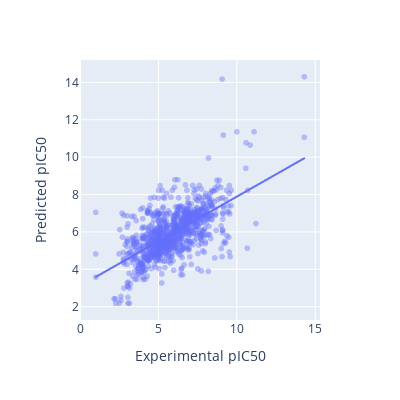

Write notebook code for a chart like this one.
### Code cell
y_pred = model.predict(x_test)
fig = px.scatter(x=y_test,y=y_pred, opacity=0.4, trendline="ols", height=400, width=400)
fig.update_layout(xaxis_title="Experimental pIC50", yaxis_title="Predicted pIC50")
fig.show()

### Figure 1 — Plotly figure (JSON) as saved in the notebook; plotly's stock layout.template omitted (floating-point values rounded to 4 significant figures; data arrays with more than 128 entries replaced by an {"elided": "..."} marker saying what was removed)
{"data": [{"hovertemplate": "x=%{x}<br>y=%{y}<extra></extra>", "legendgroup": "", "marker": {"color": "#636efa", "opacity": 0.4, "symbol": "circle"}, "mode": "markers", "name": "", "showlegend": false, "type": "scattergl", "x": {"elided": "1009 float values"}, "xaxis": "x", "y": {"elided": "1009 float values"}, "yaxis": "y"}, {"hovertemplate": "<b>OLS trendline</b><br>y = 0.477387 * x + 3.11529<br>R<sup>2</sup>=0.394323<br><br>x=%{x}<br>y=%{y} <b>(trend)</b><extra></extra>", "legendgroup": "", "marker": {"color": "#636efa", "symbol": "circle"}, "mode": "lines", "name": "", "showlegend": false, "type": "scattergl", "x": {"elided": "1009 float values"}, "xaxis": "x", "y": {"elided": "1009 float values"}, "yaxis": "y"}], "layout": {"height": 400, "legend": {"tracegroupgap": 0}, "margin": {"t": 60}, "width": 400, "xaxis": {"anchor": "y", "domain": [0, 1], "title": {"text": "Experimental pIC50"}}, "yaxis": {"anchor": "x", "domain": [0, 1], "title": {"text": "Predicted pIC50"}}}}
